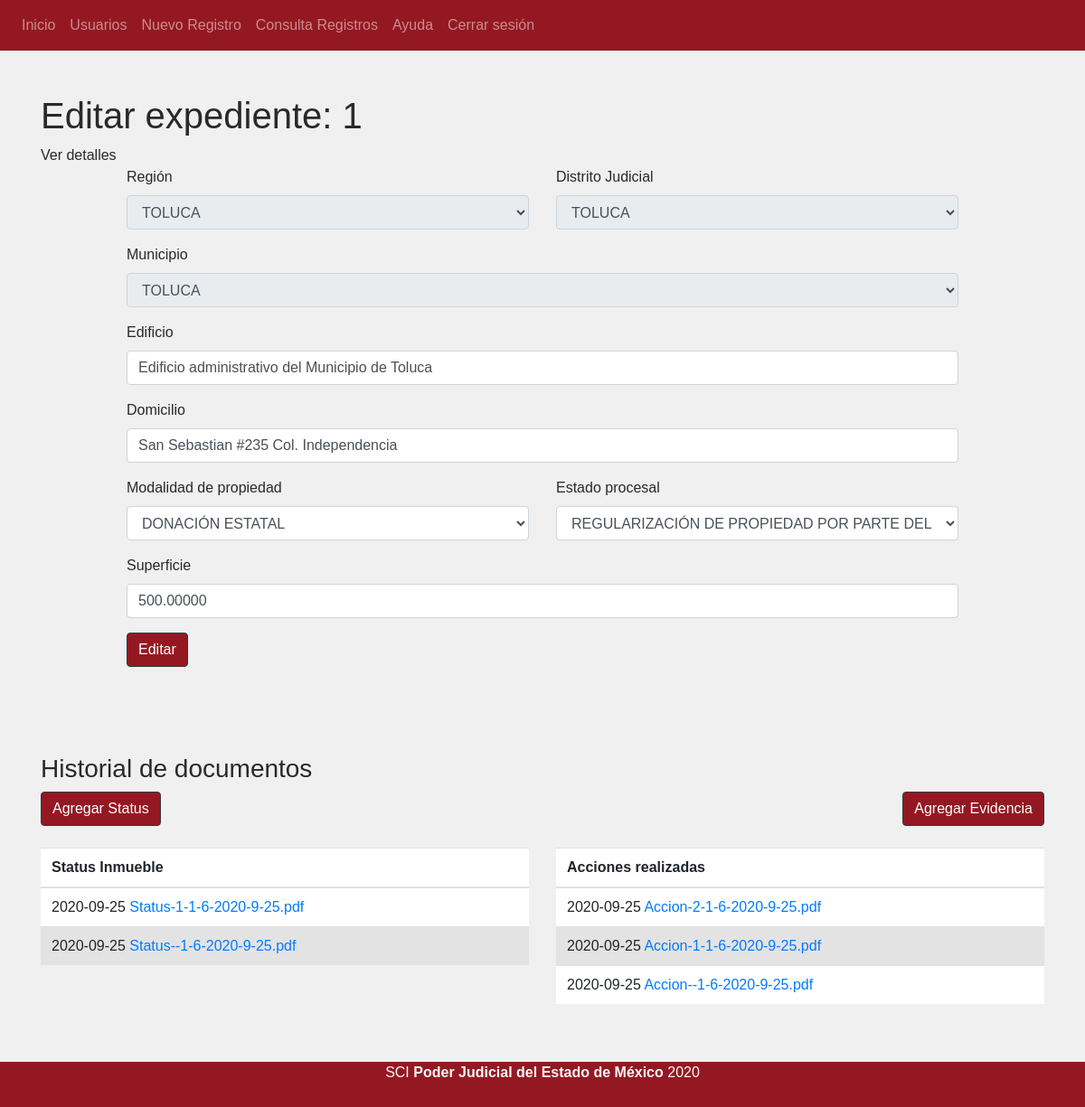
Screenshot of /consulta/VerRegistro/1 (signed in) with the database file from the repository.
### tables this page shows
CREATE TABLE `registro_inmuebles` (
  `id` int(11) NOT NULL,
  `no_expediente` int(11) NOT NULL,
  `id_region` int(11) NOT NULL,
  `id_distrito_judicial` int(11) NOT NULL,
  `id_municipio` int(11) NOT NULL,
  `edificio` varchar(100) NOT NULL,
  `domicilio` varchar(100) NOT NULL,
  `id_modalidad_prop` int(11) NOT NULL,
  `id_estado_proc` int(11) NOT NULL,
  `superficie` decimal(50,5) NOT NULL,
  `id_usuario` int(11) NOT NULL,
  `fecha_generada` date NOT NULL,
  `fecha_mod` date NOT NULL,
  `id_user_mod` int(11) NOT NULL
);

CREATE TABLE `doc_status` (
  `id` int(11) NOT NULL,
  `nombre` varchar(50) NOT NULL,
  `fecha` date NOT NULL,
  `id_usuario` int(11) NOT NULL,
  `no_expediente` int(11) NOT NULL
);

CREATE TABLE `doc_acciones_real` (
  `id` int(11) NOT NULL,
  `nombre` varchar(255) NOT NULL,
  `tipo_documento` int(11) NOT NULL,
  `fecha` date NOT NULL,
  `id_usuario` int(11) NOT NULL,
  `no_expediente` int(11) NOT NULL
);

### index.php (called while the page is built, shortened)
<?php
    require_once 'config/database.php';
    $app = new App();
?>

### config/database.php (called while the page is built, shortened)
<?php
class DataBase{
    private $host;
    private $user;
    private $pass;
    private $charset;
    function __construct(){
        $this->host = constant('HOST');
        $this->db = constant('DB');
        $this->user = constant('USER');
        $this->pass = constant('PASS');
        $this->charset = constant('CHARSET');
    }
    function conn(){
        try {
            $connection = "mysql:host=" . $this->host . ";dbname=" . $this->db . ";charset=" . $this->charset;
            $options = [
                PDO::ATTR_ERRMODE => PDO::ERRMODE_EXCEPTION,
                PDO::ATTR_EMULATE_PREPARES => false,
            ];
            $pdo = new PDO($connection, $this->user, $this->pass, $options);
            return $pdo;
        } catch (PDOException $e) {
            print_r("Error: " . $e->getMessage());
        }
    }
}
?>

### model/consultaModel.php (called while the page is built, shortened)
<?php
require_once 'model/classes/Region.class.php';
class ConsultaModel extends Model{
    public function getNombreDistrito($idDistrito){
        $queryString = "SELECT nombre from  distritos_judiciales WHERE id = :id";
        try {
            $query = $this->db->conn()->prepare($queryString);
            if ( $query->execute(['id' => $idDistrito ]) ){
                $distrito = $query->fetchObject();
                return $distrito;
            }else{
                return null;
            }
        } catch (PDOException $e) {
            return null;
            print ("Error: " . $e->getMessage());
        }
    }
    public function getNombreMunicipio($id ){
        $queryString = "SELECT nombre from municipios WHERE id = :id";
        try {
            $query = $this->db->conn()->prepare($queryString);
            if ( $query->execute(['id' => $id] ) ){
                $distrito = $query->fetchObject();
                return $distrito;
            }else{
                return null;
            }
        } catch (PDOException $e) {
            return null;
            print ("Error: " . $e->getMessage());
        }
    }
    public function getModalidades(){
        $modalidades = [];
        $stringQuery = "SELECT * FROM modalidad_propiedad";
        try{
            $query = $this->db->conn()->prepare($stringQuery);
            if ($query->execute()){
                while ($row = $query->fetchObject() ){
                    array_push($modalidades, $row);
                }
                return $modalidades;
            }else{
                return null;
            }
        } catch (PDOException $e) {
            return null;
        }
    }
    public function getEstadosProc(){
        $estadosProc = [];
        $stringQuery = "SELECT * FROM estado_procesal";
        try {
            $query= $this->db->conn()->prepare($stringQuery);
            if( $query->execute() ){
                while ($row = $query->fetchObject() ) {
                    array_push($estadosProc, $row);
                }
                return $estadosProc;
            }else{
                return null;
            }
        } catch (PDOexception $e) {
            return null;
        }
    }
    public function getById($id_registro){
        $stringQuery = "SELECT * FROM registro_inmuebles WHERE id = :id";
        try {
            $query = $this->db->conn()->prepare($stringQuery);
            if ( $query->execute( ['id' => $id_registro] ) ){
                $row = $query->fetchObject();
                $idDistrito = $row->id_distrito_judicial;
                $nombreDistrito = $this->getNombreDistrito($idDistrito)->nombre;
                $row->{"nombreDistrito"} = $nombreDistrito;
                $idMunicipio = $row->id_municipio;
                $nombreMunicipio = $this->getNombreMunicipio($idMunicipio)->nombre;
                $row->{"nombreMunicipio"} = $nombreMunicipio;
                return $row;
            }else{
                print "Fallo al ejecutar";
                return null;
            }
        } catch (PDOException $e) {
            print "Error -> " . $e->getMessage();
            return null;
        }
    }
    public function getDocStatus($noExpediente){
        $documentos =[];
        $stringQuery = "SELECT nombre, fecha, no_expediente FROM doc_status WHERE  no_expediente = :noExpediente ORDER BY id DESC";
        try {
            $query = $this->db->conn()->prepare($stringQuery);
            if ($query->execute( ['noExpediente' => $noExpediente] ) ) {
                while($row = $query->fetch() ){
                    array_push($documentos, $row);
                }
                return $documentos;
            }else{
                print ("Error al consultar documentos");
               return false;
            }
        } catch (PDOException $e) {
            print "Error -> " . $e->getMessage();
            return false;
        }
    }
    public function getDocAcciones($noExpediente){
        $documentos =[];
        $stringQuery = "SELECT nombre, fecha, no_expediente FROM doc_acciones_real  WHERE  no_expediente = :noExpediente ORDER BY id DESC";
        try {
            $query = $this->db->conn()->prepare($stringQuery);
            if ($query->execute( ['noExpediente' => $noExpediente] ) ) {
                while($row = $query->fetch() ){
                    array_push($documentos, $row);
                }
                return $documentos;
            }else{
                print ("Error al consultar documentos");
               return false;
            }
        } catch (PDOException $e) {
            print "Error -> " . $e->getMessage();
            return false;
        }
    }
}

### view/consulta/detalle.php (the view, shortened to what this page needs)
<!DOCTYPE html>
<html lang="es">
<head>
</head>
<body>
    <?php require_once 'view/header.php'; ?>
    <div class="container py-5 mb-5">
        <div id="main">
            <h1 class="center">Editar expediente: <?php echo $this->registro->no_expediente; ?> </h1>
        </div>
        <div class="center">
            <?php
            if (isset($this->mensaje)) {
                echo $this->mensaje;
            } else {
                echo "Ver detalles";
            }
            ?>
        </div>
        <div class="row">
            <div class="col-md-10 mx-auto">
                <form action="<?php echo constant('URL') . 'consulta/editarRegistro/' . $this->registro->id; ?>" method="POST" enctype="multipart/form-data">
                    <div class="form-group row">
                        <div class="col-sm-6">
                            <label for="region">Región</label>
                            <select class="form-control" name="region" id="region" class="region" required disabled>
                                <?php
                                $region = new Region();
                                $id_region = $this->registro->id_region;
                                echo $region->cargaSelectRol($id_region);
                                ?>
                            </select>
                        </div>
                        <div class="col-sm-6">
                            <label for="distrito">Distrito Judicial </label>
                            <select class="form-control" name="distrito" id="distrito" class="registro" required disabled>
                                <option value="0">
                                    <?php
                                    echo $this->registro->nombreDistrito;
                                    ?>
                                </option>
                            </select>
                        </div>
                    </div>
                    <div class="form-group">
                        <label for="municipio">Municipio</label>
                        <select class="form-control" name="municipio" id="municipio" required disabled>
                            <option value="0">
                                <?php
                                echo $this->registro->nombreMunicipio;
                                ?>
                            </option>
                        </select>
                    </div>
                    <div class="form-group">
                        <label for="edificio">Edificio</label>
                        <input class="form-control" type="text" name="edificio" id="edificio" maxlength="100" value="<?php echo $this->registro->edificio; ?>" required>
                    </div>
                    <div class="form-group">
                        <label for="domicilio">Domicilio</label>
                        <input class="form-control" type="text" name="domicilio" id="domicilio" maxlength="100" value="<?php echo $this->registro->domicilio; ?>" required>
                    </div>
                    <div class="form-group row">
                        <div class="col-sm-6">
                            <label for="modalidad">Modalidad de propiedad</label>
                            <select class="form-control" name="modalidad" id="modalidad" required>
                                <?php
                                foreach ($this->modalidades as $modalidad) {
                                    if ($this->registro->id_modalidad_prop == $modalidad->id) {
                                ?>
                                        <option selected value="<?php echo $modalidad->id ?>">
                                            <?php
                                            echo $modalidad->nombre;
                                            ?>
                                        </option>
                                <?php
                                    }
                                }
                                ?>
                            </select>
                        </div>
                        <div class="col-sm-6">
                            <label for="estado_proc">Estado procesal</label>
                            <select class="form-control" name="estado_proc" id="estado_proc" required>
                                <?php
                                foreach ($this->estados_proc as $estado_proc) {
                                    if ($this->registro->id_estado_proc == $estado_proc->id) {
                                ?>
                                        <option selected value="<?php echo $estado_proc->id ?>">
                                            <?php
                                            echo $estado_proc->nombre;
                                            ?>
                                            </>
                                <?php
                                    }
                                }
                                ?>
                            </select>
                        </div>
                    </div>
                    <div class="form-group">
                        <label for="superficie">Superficie</label>
                        <input class="form-control" type="text" name="superficie" id="superficie" maxlength="100" value="<?php echo $this->registro->superficie; ?>" required>
                    </div>
                    <input class="btn btn-dark bg-red-pj" type="submit" value="Editar">
                </form>
            </div>
        </div>
    </div>
    <div class="container  mb-5 ">
        <div class="row">
            <div class="col clearfix mb-4">
                <h3>Historial de documentos</h3>
                <a href="#" class="btn btn-dark bg-red-pj float-left" data-toggle="modal" data-target="#modalStatus">Agregar Status</a>
                <a href="#" class="btn btn-dark bg-red-pj float-right" data-toggle="modal" data-target="#modalAcciones">Agregar Evidencia</a>
            </div>
        </div>
        <div class="row">
            <div class="col-6">
                <table class="table tabala-documentos">
                    <thead>
                        <tr>
                            <th>Status Inmueble</th>
                        </tr>
                    </thead>
                    <tbody>
                        <?php
                        if ($this->docStatus) {
                            foreach ($this->docStatus as $documentoStatus) {
                        ?>
                                <tr>
                                    <td>
                                        <?php
                                        echo $documentoStatus['fecha'];
                                        ?>
                                        <a href="<?php echo constant('URL') . 'resources/archivosStatus/' . $documentoStatus['nombre']; ?> " target="_blank">
                                            <?php
                                            echo $documentoStatus['nombre'];
                                            ?>
                                        </a>
                                    </td>
                                </tr>
                            <?php
                            }
                        }
                        ?>
                    </tbody>
                </table>
            </div>
            <div class="col-6">
                <table class="table tabala-documentos">
                    <thead>
                        <tr>
                            <th>Acciones realizadas</th>
                        </tr>
                    </thead>
                    <tbody>
                        <?php
                        if ($this->docAcciones) {
                            foreach ($this->docAcciones as $documentoAcciones) {
                        ?>
                                <tr>
                                    <td>
                                        <?php
                                        echo $documentoAcciones['fecha'];
                                        ?>
                                        <a href="<?php echo constant('URL') . 'resources/archivosAcciones/' . $documentoAcciones['nombre']; ?> " target="_blank">
                                            <?php
                                            echo $documentoAcciones['nombre'];
                                            ?>
                                        </a>
                                    </td>
                                </tr>
                            <?php
                            }
                        }
                        ?>
                    </tbody>
                </table>
            </div>
        </div>
    </div>
    <?php require_once 'view/footer.php'; ?>
</body>
</html>

### resources/css/dafault.css (style rules this page uses)
* { margin: 0; padding: 0; }
body { font-family: Arial, Helvetica, sans-serif; background: #f0f0f0; color: #292929; min-height: 100vh; position: relative; margin: 0; padding:0; padding-bottom: 50px; box-sizing: border-box; }
.table { background: #fff; }
.table tr:nth-child(2n) { background: #e3e3e3; }
.bg-red-pj { background: #941822; }

### rows the page displays
registro_inmuebles: no_expediente "1", region "TOLUCA", edificio "Edificio administrativo del Municipio de Toluca", domicilio "San Sebastian #235 Col. Independencia", superficie "500.00000"
doc_status: fecha "2020-09-25", nombre "Status-1-1-6-2020-9-25.pdf"
doc_status: fecha "2020-09-25", nombre "Status--1-6-2020-9-25.pdf"
doc_acciones_real: fecha "2020-09-25", nombre "Accion-2-1-6-2020-9-25.pdf"
doc_acciones_real: fecha "2020-09-25", nombre "Accion-1-1-6-2020-9-25.pdf"
doc_acciones_real: fecha "2020-09-25", nombre "Accion--1-6-2020-9-25.pdf"

### other values shown
form field distrito "TOLUCA"
form field municipio "TOLUCA"
form field modalidad "DONACIÓN ESTATAL"
form field estado_proc "REGULARIZACIÓN DE PROPIEDAD POR PARTE DEL DONADOR"
